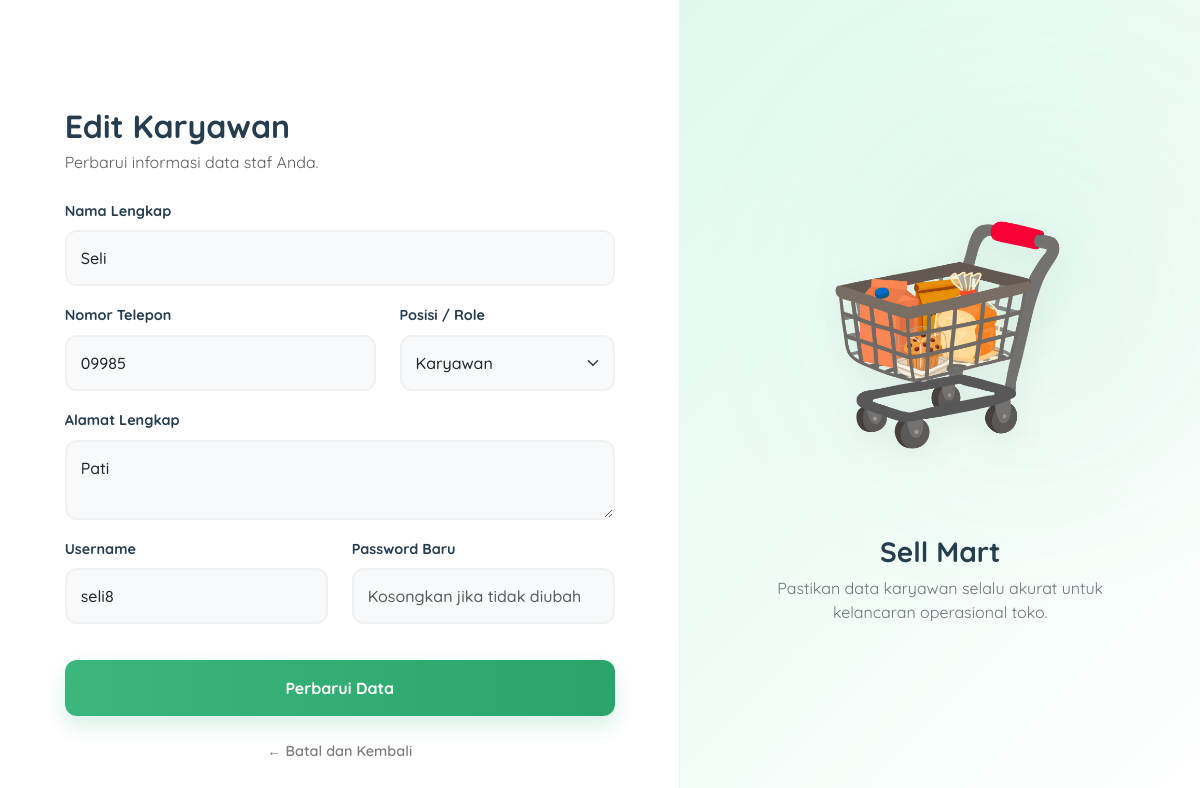
Page /edit_karyawan.php?id=8 (signed in) on the committed database.
### tables this page shows
CREATE TABLE `karyawan` (
  `id` int(11) NOT NULL,
  `nama_karyawan` varchar(255) NOT NULL,
  `nomor_telepon` varchar(15) DEFAULT NULL,
  `alamat` varchar(255) DEFAULT NULL,
  `username` varchar(100) NOT NULL,
  `password` varchar(100) NOT NULL,
  `role` enum('admin','karyawan') NOT NULL
);

### edit_karyawan.php (the view, shortened to what this page needs)
<?php
include 'koneksi.php';
$id = mysqli_real_escape_string($conn, $_GET['id']);
$result = mysqli_query($conn, "SELECT * FROM karyawan WHERE id = '$id'");
$karyawan = mysqli_fetch_assoc($result);
?>
<!DOCTYPE html>
<html lang="id">
<head>
    <link href="https://cdn.jsdelivr.net/npm/bootstrap@5.3.0/dist/css/bootstrap.min.css" rel="stylesheet">
</head>
<body>
<div class="main-wrapper">
    <div class="form-section">
        <div class="form-card">
            <h2 class="fw-bold mb-1" style="color: var(--heading); padding-top: 70px;">Edit Karyawan</h2>
            <p class="text-muted mb-4">Perbarui informasi data staf Anda.</p>
            <form method="POST">
                <div class="row">
                    <div class="col-12 mb-3">
                        <label class="form-label">Nama Lengkap</label>
                        <input type="text" name="nama_karyawan" class="form-control" value="<?= htmlspecialchars($karyawan['nama_karyawan']); ?>" required>
                    </div>
                    <div class="col-md-7 mb-3">
                        <label class="form-label">Nomor Telepon</label>
                        <input type="text" name="nomor_telepon" class="form-control" value="<?= htmlspecialchars($karyawan['nomor_telepon']); ?>">
                    </div>
                    <div class="col-md-5 mb-3">
                        <label class="form-label">Posisi / Role</label>
                        <select name="role" class="form-select" required>
                            <option value="karyawan" <?= $karyawan['role'] == 'karyawan' ? 'selected' : ''; ?>>Karyawan</option>
                        </select>
                    </div>
                    <div class="col-12 mb-3">
                        <label class="form-label">Alamat Lengkap</label>
                        <textarea name="alamat" class="form-control" rows="2" required><?= htmlspecialchars($karyawan['alamat']); ?></textarea>
                    </div>
                    <div class="col-md-6 mb-3">
                        <label class="form-label">Username</label>
                        <input type="text" name="username" class="form-control" value="<?= htmlspecialchars($karyawan['username']); ?>" required>
                    </div>
                    <div class="col-md-6 mb-3">
                        <label class="form-label">Password Baru</label>
                        <input type="password" name="password" class="form-control" placeholder="Kosongkan jika tidak diubah">
                    </div>
                </div>
                <button type="submit" class="btn-update">Perbarui Data</button>
            </form>
            <div class="text-center">
                <a href="list_karyawan.php" class="back-link">&larr; Batal dan Kembali</a>
            </div>
        </div>
    </div>
    <div class="side-info text-center">
        <img src="asset/gambar-1.png" alt="Edit Data" class="login-image mx-auto">
        <h3 class="fw-bold" style="color: var(--heading);">Sell Mart</h3>
        <p class="text-secondary px-4">Pastikan data karyawan selalu akurat untuk kelancaran operasional toko.</p>
    </div>
</div>
</body>
</html>

### edit_karyawan.php (style rules this page uses)
:root { --primary: #3BB77E; --dark-green: #29A56C; --soft-green: #DEF9EC; --heading: #253D4E; --text: #7E7E7E; }
body { font-family: 'Quicksand', sans-serif; margin: 0; height: 100vh; background-color: #ffffff; overflow: hidden; }
.main-wrapper { height: 100vh; display: flex; flex-direction: row; }
.form-section { flex: 1.5; display: flex; justify-content: center; align-items: center; background-color: #ffffff; overflow-y: auto; padding: 40px; }
.form-card { width: 100%; max-width: 550px; }
.side-info { flex: 1; background: linear-gradient(135deg, var(--soft-green) 0%, #ffffff 100%); display: flex; flex-direction: column; justify-content: center; padding: 60px; position: relative; border-left: 1px solid #f1f1f1; }
.side-info::after { content: ""; position: absolute; width: 250px; height: 250px; background: var(--primary); filter: blur(120px); opacity: 0.1; top: 20%; right: 10%; }
.login-image { width: 100%; max-width: 280px; margin-bottom: 25px; filter: drop-shadow(0 10px 15px rgba(0,0,0,0.05)); z-index: 1; }
.form-label { font-weight: 700; color: var(--heading); font-size: 0.9rem; margin-bottom: 8px; }
.form-control, .form-select { padding: 14px; border-radius: 12px; border: 2px solid #f1f1f1; background-color: #f8f9fa; font-weight: 500; font-family: 'Quicksand', sans-serif; }
.btn-update { background: linear-gradient(to right, var(--primary), var(--dark-green)); color: white; border: none; padding: 16px; border-radius: 12px; font-weight: 700; width: 100%; margin-top: 20px; box-shadow: 0 10px 20px rgba(59, 183, 126, 0.2); transition: 0.3s; cursor: pointer; }
.back-link { text-decoration: none; color: var(--text); font-weight: 600; font-size: 0.9rem; display: inline-block; margin-top: 25px; }

### rows in the picture
karyawan: nama_karyawan "Seli", nomor_telepon "09985", role "Karyawan", alamat "Pati", username "seli8"
